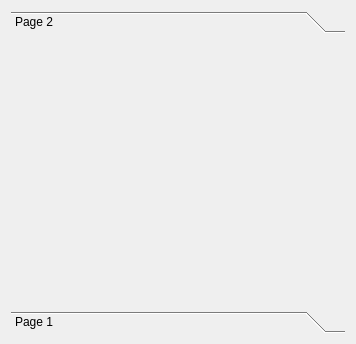
<?xml version="1.0" encoding="UTF-8"?>
<ui version="4.0">
 <class>Dialog</class>
 <widget class="QDialog" name="Dialog">
  <property name="geometry">
   <rect>
    <x>0</x>
    <y>0</y>
    <width>356</width>
    <height>344</height>
   </rect>
  </property>
  <property name="windowTitle">
   <string>Dialog</string>
  </property>
  <layout class="QVBoxLayout" name="verticalLayout">
   <item>
    <widget class="QToolBox" name="toolBox">
     <property name="currentIndex">
      <number>0</number>
     </property>
     <widget class="QWidget" name="page_2">
      <property name="geometry">
       <rect>
        <x>0</x>
        <y>0</y>
        <width>338</width>
        <height>264</height>
       </rect>
      </property>
      <attribute name="label">
       <string>Page 2</string>
      </attribute>
     </widget>
     <widget class="QWidget" name="page">
      <property name="geometry">
       <rect>
        <x>0</x>
        <y>0</y>
        <width>338</width>
        <height>264</height>
       </rect>
      </property>
      <attribute name="label">
       <string>Page 1</string>
      </attribute>
     </widget>
    </widget>
   </item>
  </layout>
 </widget>
 <resources/>
 <connections/>
</ui>
